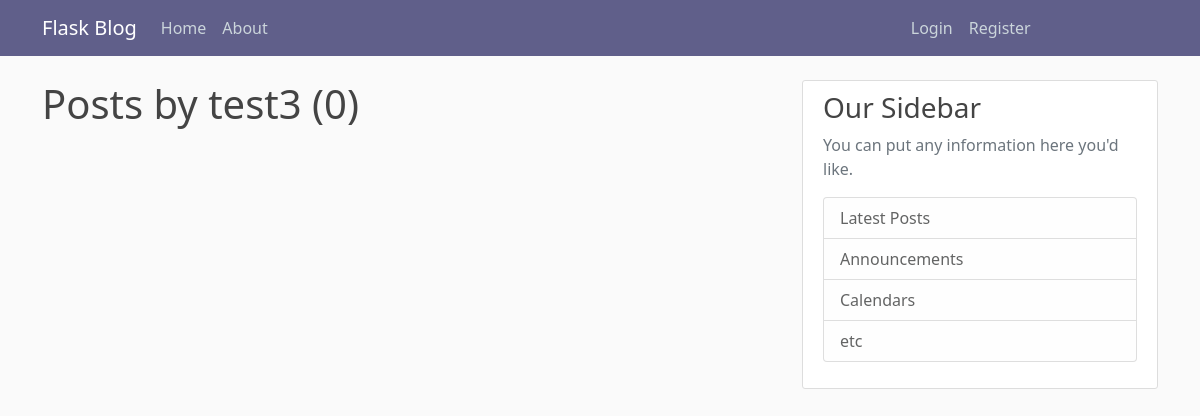
/user/test3, run on an earlier commit of the app's database.
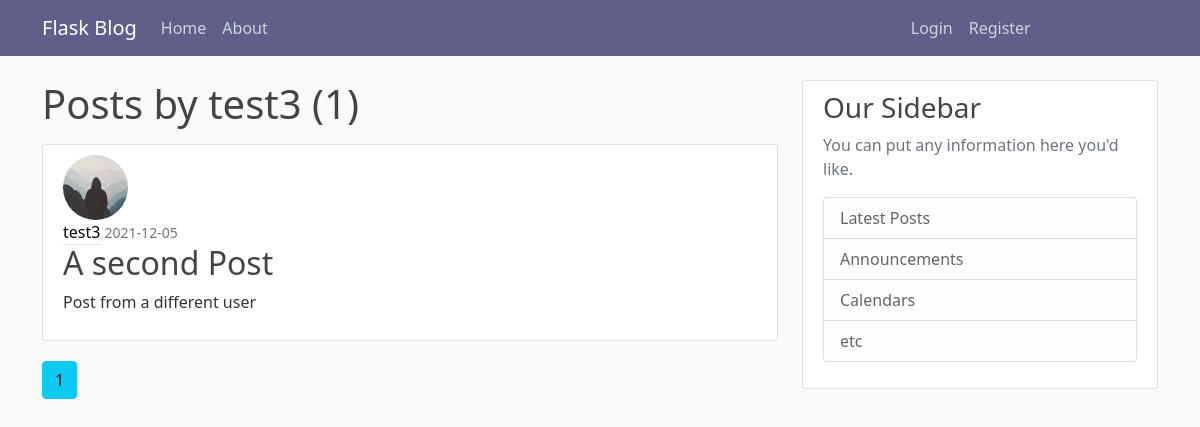
And on a later commit of the database.
### flask_blog/models.py (models this page shows, shortened)
class Post(db.Model):
    id = db.Column(db.Integer, primary_key=True)
    title = db.Column(db.String(100), nullable=False)
    date_posted = db.Column(db.DateTime, nullable=False, default=datetime.utcnow)
    content = db.Column(db.Text, nullable=False)
    user_id = db.Column(db.Integer, db.ForeignKey('user.id'), nullable=False)

class User(db.Model, UserMixin):
    id = db.Column(db.Integer, primary_key=True)
    username = db.Column(db.String(20), unique=True, nullable=False)
    email = db.Column(db.String(120), unique=True, nullable=False)
    image_file = db.Column(db.String(20), nullable=False, default='default.jpg')
    password = db.Column(db.String(20), nullable=False)
    posts = db.relationship('Post', backref='author', lazy=True)

### flask_blog/routes.py (the view)
@app.route("/user/<string:username>")
def user_posts(username):
    page = request.args.get('page', 1, type=int)
    user = User.query.filter_by(username=username).first_or_404()
    posts = Post.query.filter_by(author=user)\
        .order_by(Post.date_posted.desc())\
        .paginate(page=page, per_page=2)
    return render_template('user_posts.html', posts=posts, user=user)

### flask_blog/templates/user_posts.html
{% extends "layout.html" %}
{% block content %}
    <h1 class="mb-3">Posts by {{ user.username }} ({{ posts.total }})</h1>
    {% for post in posts.items %}
    <article class="media content-section">
      <img class="rounded-circle article-img" src="{{ url_for('static', filename='profile_pics/' + post.author.image_file) }}">
        <div class="media-body">
          <div class="article-metadata">
            <a class="mr-2" href="{{ url_for('user_posts', username=post.author.username) }}">{{ post.author.username }}</a>
            <small class="text-muted">{{ post.date_posted.strftime('%Y-%m-%d') }}</small>
          </div>
          <h2><a class="article-title" href="{{ url_for('post', post_id=post.id) }}">{{ post.title }}</a></h2>
          <p class="article-content">{{ post.content }}</p>
        </div>
      </article>
    {% endfor %}
    {% for page_num in posts.iter_pages(left_edge=1, right_edge=1, left_current=1, right_current=2) %}
      {% if page_num %}
        {% if posts.page == page_num %}
          <a class="btn btn-info mb-4" href="{{ url_for('user_posts', username=user.username, page=page_num) }}">{{ page_num }}</a>
        {% else %}
          <a class="btn btn-outline-info mb-4" href="{{ url_for('user_posts', username=user.username, page=page_num) }}">{{ page_num }}</a>
        {% endif %}
      {% else %}
        ...
      {% endif %}
    {% endfor %}
{% endblock content %}

What changed in the data, as far as the page shows it:
added Post: image_file (placeholder picture), author.username "test3", date_posted "2021-12-05", title "A second Post", content "Post from a different user"
Also different on the page:
{{ posts.total }}: "0" → "1"
new list line: "1"
